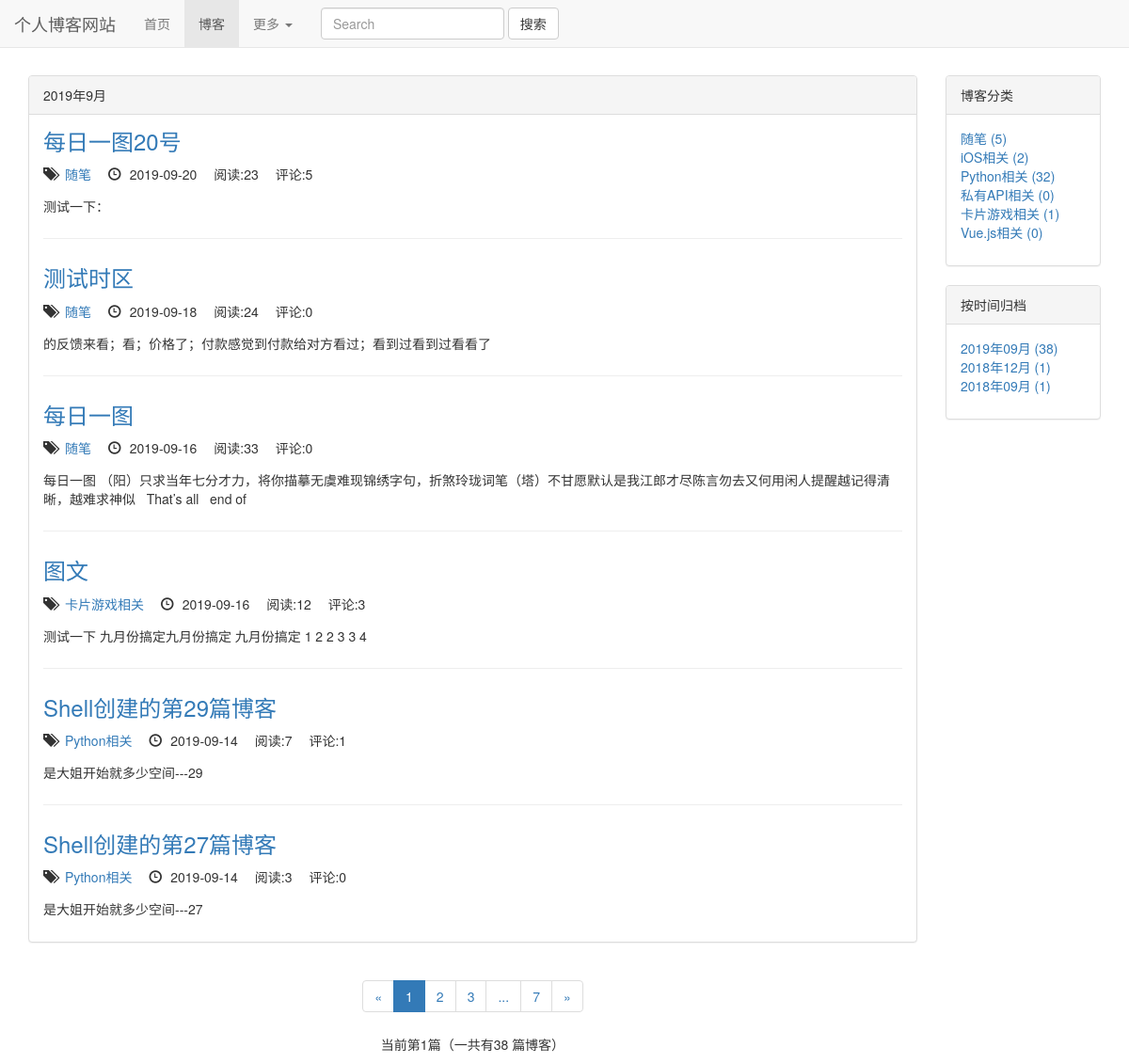
The page /blogs/date_of_blogs/2019/9 on the database as committed earlier.
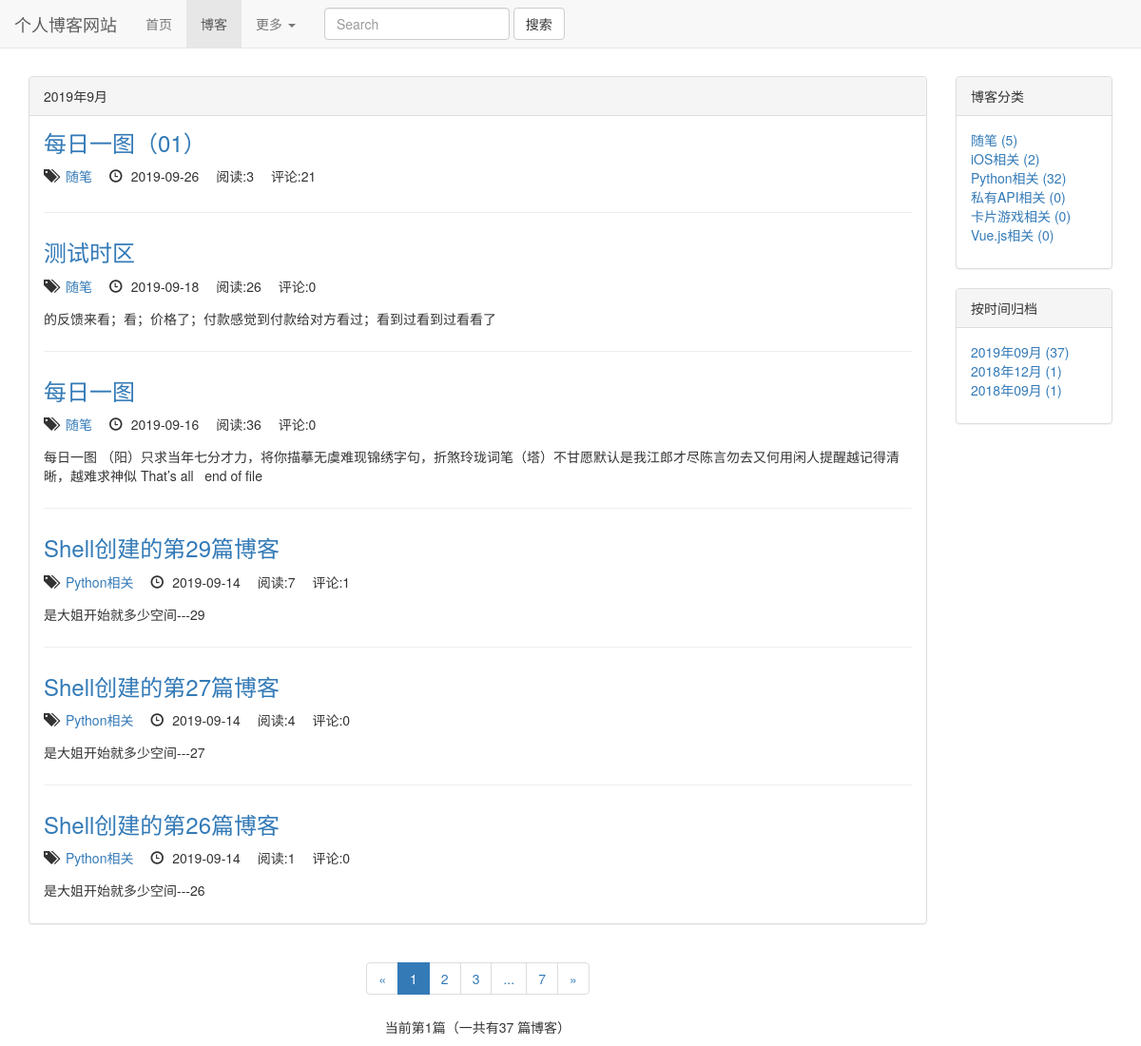
The same page on the database as committed later.
### blogs/models.py (models this page shows, shortened)
class Blog(models.Model,ReadNumExtension):
    title = models.CharField(max_length=50)
    blog_type = models.ForeignKey(BlogType, on_delete=models.CASCADE)
    content = RichTextUploadingField()
    author = models.ForeignKey(User, on_delete=models.CASCADE)
    create_time = models.DateTimeField(auto_now_add=True)
    last_update_time = models.DateTimeField(auto_now=True)
    readDetails = GenericRelation(ReadNumDetail)  # 反向关联获取
    class Meta:
        ordering = ['-create_time']

class BlogType(models.Model):
    type_name = models.CharField(max_length=15)

### read_statistics/models.py (models this page shows)
class ReadNum(models.Model):
    read_num = models.IntegerField(default=0)
    content_type = models.ForeignKey(ContentType, on_delete=models.CASCADE)
    object_id = models.PositiveIntegerField()
    content_object = GenericForeignKey('content_type', 'object_id')

### blogs/views.py (the view)
# urls.py: re_path(r'^date_of_blogs/(\d+)/(\d+)$', views.blog_dates, name='blog_dates'),
def blog_dates(request, year, month):
    blogs = Blog.objects.filter(create_time__year=year, create_time__month=month)
    context = blog_datas_common(request, blogs)
    context['blog_title_with_date'] = "%s年%s月" % (year, month)
    return render(request, 'blogs/blog_dates.html', context)

### comment/templatetags/comment_tags.py (called while the page is built)
@register.simple_tag
def get_comment_count(obj):
    content_type = ContentType.objects.get_for_model(obj)
    return Comment.objects.filter(content_type=content_type, object_id=obj.pk).count()

### read_statistics/templatetags/read_tags.py (called while the page is built)
@register.simple_tag
def get_total_read_count(obj):
    try:
        ct = ContentType.objects.get_for_model(obj)
        readnum = ReadNum.objects.get(content_type=ct, object_id=obj.pk)
        return readnum.read_num
    except exceptions.ObjectDoesNotExist:
        return 0

### templates/blogs/blog_dates.html
{% extends 'blogs/blog_index.html' %}
{% block blog_title_header %}
    {{ blog_title_with_date }}
{% endblock %}

### templates/blogs/blog_index.html (shortened to what the changed rows need)
{% extends 'base.html' %}
{% load staticfiles %}
{% load comment_tags %}
{% load read_tags %}
{% block cssstyle %}
    <link rel="stylesheet" href="{% static 'blog_css/blog.css' %}">
{% endblock %}
{% block content %}
    <div class="container">
        <div class="row">
            <div class="col-xs-12 col-sm-8 col-md-9 col-lg-10">
                <div class="panel panel-default">
                    <div class="panel-body">
                        <ul class="blog_types">
                            {% for blog in page_of_blogs.object_list %}
                                <div class="every_blog">
                                    <h3><a href="{% url 'blogs_module:blog_details' blog.pk %}">{{ blog.title }}</a>
                                    </h3>
                                    <ul class="blog_list_style">
                                        <li>
                                            <span class="glyphicon glyphicon-tags"></span> <a
                                                href="{% url 'blogs_module:blog_types' blog.blog_type.pk %}"> {{ blog.blog_type.type_name }}</a>
                                        </li>
                                        <li><span
                                                class="glyphicon glyphicon-time"></span> {{ blog.create_time|date:"Y-m-d" }}
                                        </li>
                                         <li>
                                             阅读:{% get_total_read_count blog %}
                                        </li>
                                        <li>
                                            评论:{% get_comment_count blog %}
                                        </li>
                                    </ul>
                                    <p>{{ blog.content |striptags | truncatechars:130 |safe}}</p>
                                </div>
                            {% empty %}
                                <div class="every_blog">
                                    <p>--暂无博客，敬请期待--</p>
                                </div>
                            {% endfor %}
                        </ul>
                    </div>
                </div>
                <div class="blog_page_container">
                    {% if page_of_blogs %}
                        <nav aria-label="Page navigation">
                            <ul class="pagination">
                                <li>
                                    {% if page_of_blogs.has_previous %}
                                        <a href="?page={{ page_of_blogs.previous_page_number }}" aria-label="Previous">
                                            <span aria-hidden="true">&laquo;</span>
                                        </a>
                                    {% else %}
                                        <span aria-hidden="true">&laquo;</span>
                                    {% endif %}
                                </li>
                                {% for page_num in page_range %}
                                    {% if page_num == '...' %}
                                        <li><span>{{ page_num }}</span></li>
                                    {% else %}
                                        {% if page_num == page_of_blogs.number %}
                                            <li class="active"><a href="?page={{ page_num }}">{{ page_num }}</a></li>
                                        {% else %}
                                            <li><a href="?page={{ page_num }}">{{ page_num }}</a></li>
                                        {% endif %}
                                    {% endif %}
                                {% endfor %}
                                <li>
                                    {% if page_of_blogs.has_next %}
                                        <a href="?page={{ page_of_blogs.next_page_number }}" aria-label="Next">
                                            <span aria-hidden="true">&raquo;</span>
                                        </a>
                                    {% else %}
                                        <span aria-hidden="true">&raquo;</span>
                                    {% endif %}
                                </li>
                            </ul>
                        </nav>
                        <p>当前第{{ page_of_blogs.number }}篇（一共有{{ page_of_blogs.paginator.count }}
                            篇博客）</p>
                    {% endif %}
                </div>
            </div>
            <div class="hidden-xs col-sm-4 col-md-3 col-lg-2">
                <div class="panel panel-default">
                    <div class="panel-body">
                        <ul class="blog_types">
                            {% for type in blogTypes %}
                                <li><a href="{% url 'blogs:blog_types' type.pk %}">{{ type.type_name }} ({{ type.type_count }})</a></li>
                            {% empty %}
                                暂无博客分类
                            {% endfor %}
                        </ul>
                    </div>
                </div>
                <div class="panel panel-default">
                    <div class="panel-body">
                        <ul class="list-unstyled">
                            {% for blogDate,blogDateCount in blogDates.items %}
                                <li><a href="{% url 'blogs_module:blog_dates' blogDate.year blogDate.month %}">{{ blogDate|date:"Y年m月" }} ({{ blogDateCount }})</a></li>
                            {% endfor %}
                        </ul>
                    </div>
                </div>
            </div>
        </div>
    </div>
{% endblock %}

Rows that differ between the two databases and show on the page:
removed Blog: title "每日一图20号", blog_type.type_name "随笔", create_time "2019-09-20", id.read_num "23", id "5", content "测试一下："
removed Blog: title "图文", blog_type.type_name "卡片游戏相关", create_time "2019-09-16", id.read_num "12", id "3", content "测试一下 九月份搞定九月份搞定 九月份搞定 1 2 2 3 3 4"
added Blog: title "每日一图（01）", blog_type.type_name "随笔", create_time "2019-09-26", id.read_num "3", id "21"
changed through a linked row, Blog "测试时区": id.read_num "24" → "26"
changed Blog "每日一图": id.read_num "33" → "36"; content "每日一图 （阳）只求当年七分才力，将你描摹无虞难现锦绣字句，折煞玲珑词笔（塔）不甘愿默认是我江郎才尽陈言勿去又何用闲人提醒越记得清晰，越难求神似 That’s all end of" → "每日一图 （阳）只求当年七分才力，将你描摹无虞难现锦绣字句，折煞玲珑词笔（塔）不甘愿默认是我江郎才尽陈言勿去又何用闲人提醒越记得清晰，越难求神似 That’s all end of file"
changed through a linked row, Blog "Shell创建的第27篇博客": id.read_num "3" → "4"
now on this page (row unchanged): Blog: title "Shell创建的第26篇博客", blog_type.type_name "Python相关", create_time "2019-09-14", id.read_num "1", id "0", content "是大姐开始就多少空间---26"
computed for BlogType "卡片游戏相关": type_count "1" → "0"
Other text that changed with them:
{{ page_of_blogs.paginator.count }}: "38" → "37"
new list line: "2019年09月 ( 37 )"
list line gone: "2019年09月 ( 38 )"
